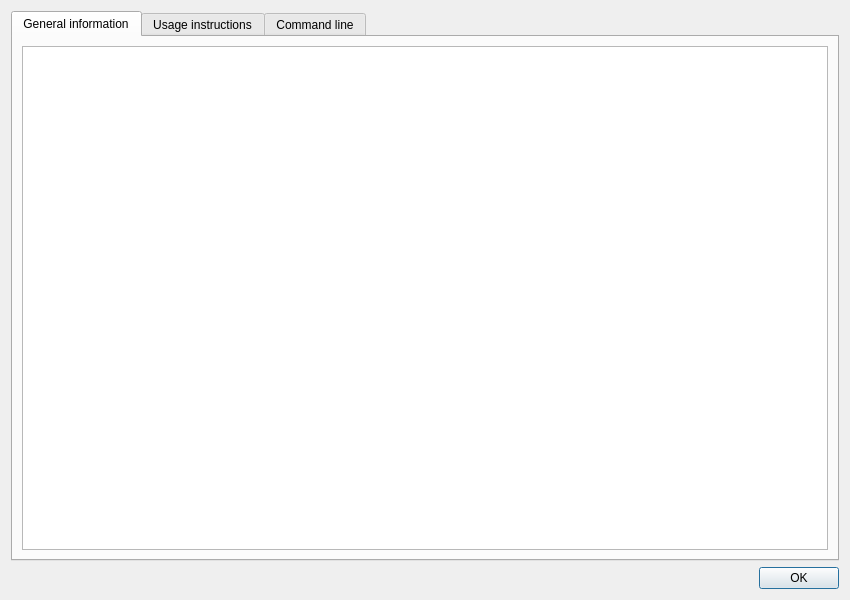
<?xml version="1.0" encoding="UTF-8"?>
<ui version="4.0">
 <class>NodeInfoDialog</class>
 <widget class="QDialog" name="NodeInfoDialog">
  <property name="geometry">
   <rect>
    <x>0</x>
    <y>0</y>
    <width>850</width>
    <height>600</height>
   </rect>
  </property>
  <property name="windowTitle">
   <string>Node information</string>
  </property>
  <layout class="QVBoxLayout" name="verticalLayout">
   <item>
    <widget class="QTabWidget" name="uiTabWidget">
     <property name="currentIndex">
      <number>0</number>
     </property>
     <widget class="QWidget" name="uiGeneralTab">
      <attribute name="title">
       <string>General information</string>
      </attribute>
      <layout class="QVBoxLayout" name="verticalLayout_2">
       <item>
        <widget class="QTextBrowser" name="uiGeneralTextBrowser"/>
       </item>
      </layout>
     </widget>
     <widget class="QWidget" name="uiUsageTab">
      <attribute name="title">
       <string>Usage instructions</string>
      </attribute>
      <layout class="QVBoxLayout" name="verticalLayout_3">
       <item>
        <widget class="QTextBrowser" name="uiUsageTextBrowser"/>
       </item>
      </layout>
     </widget>
     <widget class="QWidget" name="uiCommandLineTab">
      <attribute name="title">
       <string>Command line</string>
      </attribute>
      <layout class="QVBoxLayout" name="verticalLayout_4">
       <item>
        <widget class="QTextBrowser" name="uiCommandLineTextBrowser"/>
       </item>
      </layout>
     </widget>
    </widget>
   </item>
   <item>
    <widget class="QDialogButtonBox" name="buttonBox">
     <property name="orientation">
      <enum>Qt::Horizontal</enum>
     </property>
     <property name="standardButtons">
      <set>QDialogButtonBox::Ok</set>
     </property>
    </widget>
   </item>
  </layout>
 </widget>
 <resources>
  <include location="../../resources/resources.qrc"/>
 </resources>
 <connections>
  <connection>
   <sender>buttonBox</sender>
   <signal>accepted()</signal>
   <receiver>NodeInfoDialog</receiver>
   <slot>accept()</slot>
   <hints>
    <hint type="sourcelabel">
     <x>248</x>
     <y>254</y>
    </hint>
    <hint type="destinationlabel">
     <x>157</x>
     <y>274</y>
    </hint>
   </hints>
  </connection>
  <connection>
   <sender>buttonBox</sender>
   <signal>rejected()</signal>
   <receiver>NodeInfoDialog</receiver>
   <slot>reject()</slot>
   <hints>
    <hint type="sourcelabel">
     <x>316</x>
     <y>260</y>
    </hint>
    <hint type="destinationlabel">
     <x>286</x>
     <y>274</y>
    </hint>
   </hints>
  </connection>
 </connections>
</ui>
